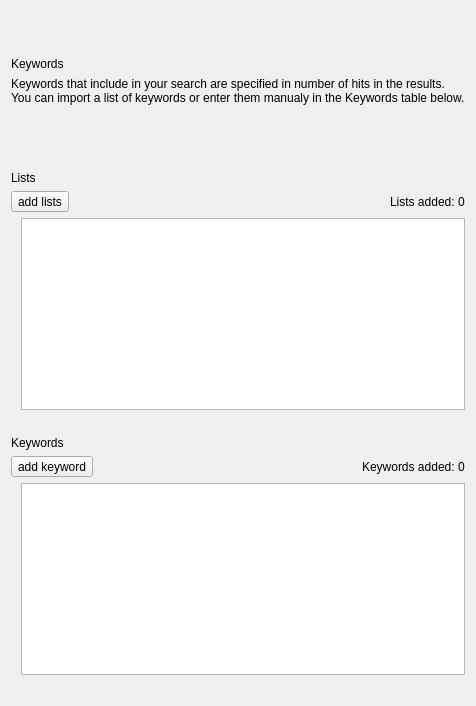
      <widget class="QWidget" name="page_2">
       <layout class="QVBoxLayout" name="verticalLayout_7">
        <item>
         <layout class="QVBoxLayout" name="verticalLayout_4">
          <item>
           <layout class="QGridLayout" name="gridLayout_2">
            <item row="1" column="0">
             <widget class="QLabel" name="lblKeywords">
              <property name="text">
               <string>Keywords</string>
              </property>
             </widget>
            </item>
            <item row="2" column="0">
             <widget class="QLabel" name="lblKey">
              <property name="text">
               <string>Keywords that include in your search are specified in number of hits in the results. 
You can import a list of keywords or enter them manualy in the Keywords table below.</string>
              </property>
             </widget>
            </item>
            <item row="4" column="0">
             <spacer name="verticalSpacer_2">
              <property name="orientation">
               <enum>Qt::Vertical</enum>
              </property>
              <property name="sizeHint" stdset="0">
               <size>
                <width>20</width>
                <height>40</height>
               </size>
              </property>
             </spacer>
            </item>
            <item row="0" column="0">
             <widget class="QLabel" name="label_3">
              <property name="minimumSize">
               <size>
                <width>0</width>
                <height>40</height>
               </size>
              </property>
              <property name="text">
               <string/>
              </property>
             </widget>
            </item>
            <item row="3" column="0">
             <spacer name="horizontalSpacer_8">
              <property name="orientation">
               <enum>Qt::Horizontal</enum>
              </property>
              <property name="sizeHint" stdset="0">
               <size>
                <width>40</width>
                <height>20</height>
               </size>
              </property>
             </spacer>
            </item>
           </layout>
          </item>
         </layout>
        </item>
        <item>
         <layout class="QVBoxLayout" name="verticalLayout_5">
          <item>
           <widget class="QLabel" name="lblLists">
            <property name="text">
             <string>Lists</string>
            </property>
           </widget>
          </item>
          <item>
           <layout class="QHBoxLayout" name="horizontalLayout_2">
            <item alignment="Qt::AlignLeft">
             <widget class="QToolButton" name="tbAddList">
              <property name="text">
               <string>add lists</string>
              </property>
             </widget>
            </item>
            <item>
             <spacer name="horizontalSpacer_4">
              <property name="orientation">
               <enum>Qt::Horizontal</enum>
              </property>
              <property name="sizeHint" stdset="0">
               <size>
                <width>40</width>
                <height>20</height>
               </size>
              </property>
             </spacer>
            </item>
            <item>
             <widget class="QLabel" name="lblListsAdded">
              <property name="text">
               <string>Lists added: 0</string>
              </property>
             </widget>
            </item>
           </layout>
          </item>
          <item>
           <layout class="QHBoxLayout" name="horizontalLayout_4">
            <item>
             <spacer name="horizontalSpacer_6">
              <property name="orientation">
               <enum>Qt::Horizontal</enum>
              </property>
              <property name="sizeType">
               <enum>QSizePolicy::Preferred</enum>
              </property>
              <property name="sizeHint" stdset="0">
               <size>
                <width>10</width>
                <height>20</height>
               </size>
              </property>
             </spacer>
            </item>
            <item>
             <widget class="QTableView" name="tableView"/>
            </item>
           </layout>
          </item>
         </layout>
        </item>
        <item>
         <spacer name="horizontalSpacer_9">
          <property name="orientation">
           <enum>Qt::Horizontal</enum>
          </property>
          <property name="sizeHint" stdset="0">
           <size>
            <width>40</width>
            <height>20</height>
           </size>
          </property>
         </spacer>
        </item>
        <item>
         <layout class="QVBoxLayout" name="verticalLayout_6">
          <item>
           <widget class="QLabel" name="lblKeywords_2">
            <property name="text">
             <string>Keywords</string>
            </property>
           </widget>
          </item>
          <item>
           <layout class="QHBoxLayout" name="horizontalLayout_3">
            <item>
             <widget class="QToolButton" name="tbAddKeyword">
              <property name="text">
               <string>add keyword</string>
              </property>
             </widget>
            </item>
            <item>
             <spacer name="horizontalSpacer_5">
              <property name="orientation">
               <enum>Qt::Horizontal</enum>
              </property>
              <property name="sizeHint" stdset="0">
               <size>
                <width>40</width>
                <height>20</height>
               </size>
              </property>
             </spacer>
            </item>
            <item>
             <widget class="QLabel" name="lblKeywordsAdded">
              <property name="text">
               <string>Keywords added: 0</string>
              </property>
             </widget>
            </item>
           </layout>
          </item>
          <item>
           <layout class="QHBoxLayout" name="horizontalLayout_5">
            <item>
             <spacer name="horizontalSpacer_7">
              <property name="orientation">
               <enum>Qt::Horizontal</enum>
              </property>
              <property name="sizeType">
               <enum>QSizePolicy::Preferred</enum>
              </property>
              <property name="sizeHint" stdset="0">
               <size>
                <width>10</width>
                <height>20</height>
               </size>
              </property>
             </spacer>
            </item>
            <item>
             <widget class="QTableView" name="tableView_2"/>
            </item>
           </layout>
          </item>
          <item>
           <spacer name="horizontalSpacer_10">
            <property name="orientation">
             <enum>Qt::Horizontal</enum>
            </property>
            <property name="sizeHint" stdset="0">
             <size>
              <width>40</width>
              <height>20</height>
             </size>
            </property>
           </spacer>
          </item>
         </layout>
        </item>
       </layout>
      </widget>
